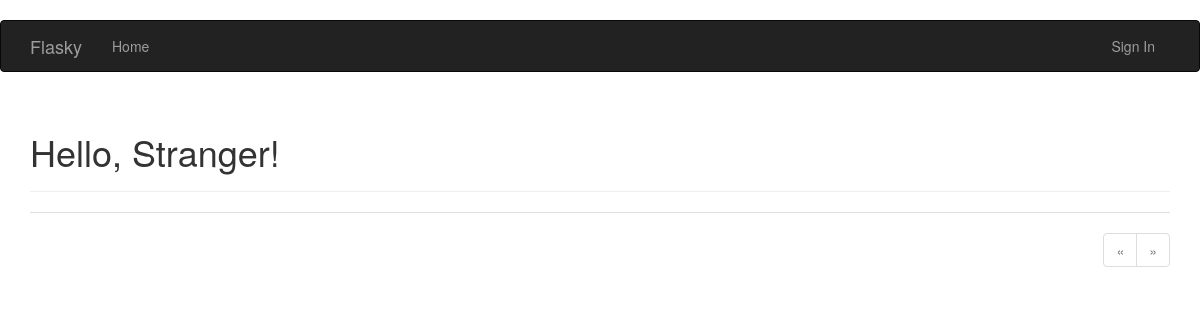
Before: / with the older database file.
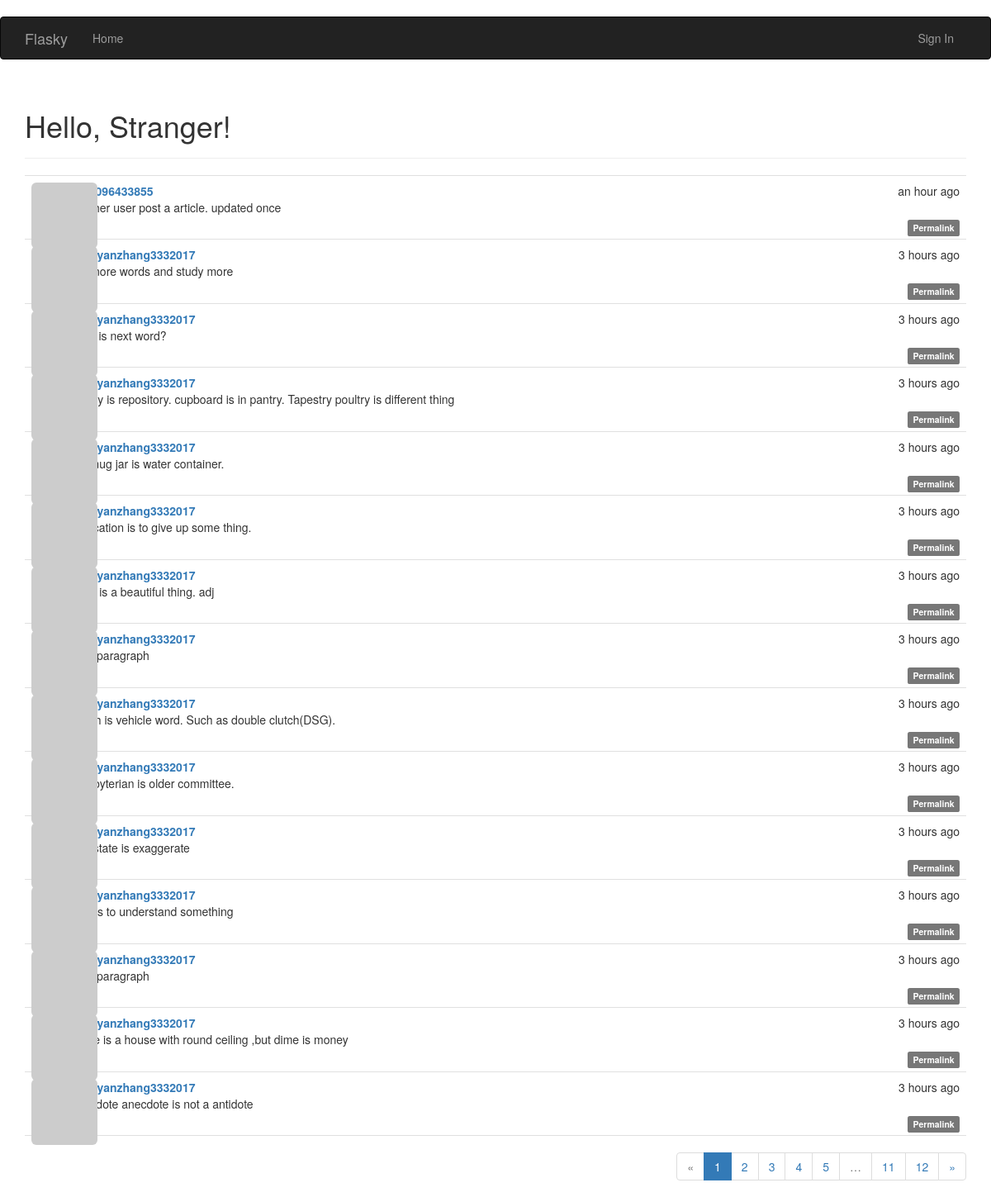
After: the same page with the newer database file.
### app/models.py (models this page shows, shortened)
class Post(db.Model):
    __tablename__='posts'
    id = db.Column(db.Integer,primary_key=True)
    body = db.Column(db.Text)
    body_html=db.Column(db.Text)
    timestamp=db.Column(db.DateTime,index=True,default=datetime.utcnow)
    author_id=db.Column(db.Integer,db.ForeignKey('users.id'))

class User(UserMixin,db.Model):
    __tablename__ = 'users'
    id = db.Column(db.Integer, primary_key=True)
    email = db.Column(db.String(64), unique=True, index=True)
    username = db.Column(db.String(64), unique=True, index=True)
    role_id = db.Column(db.Integer, db.ForeignKey('roles.id'))
    password_hash=db.Column(db.String(128))
    confirmed =db.Column(db.Boolean,default=False)
    posts=db.relationship('Post',backref='author',lazy='dynamic')
    @property
    def password(self):
        raise AttributeError ('password is not a readable attribute')
    name= db.Column(db.String(64))
    location=db.Column(db.String(64))
    about_me=db.Column(db.Text())
    member_since=db.Column(db.DateTime(),default=datetime.utcnow)
    last_seen=db.Column(db.DateTime(),default=datetime.utcnow)
    avatar_hash =db.Column(db.String(32))
    def gravatar(self,size=100,default='identicon',rating='g'):
        if request.is_secure:
            url='https://secure.gravatar.com/avatar'
        else:
            url='http://www.gravatar.com/avatar'
        hash=self.avatar_hash or hashlib.md5(self.email.encode('utf-8')).hexdigest()
        return '{url}/{hash}?s={size}&d={default}&r={rating}'.\
            format(url=url,hash=hash,size=size,default=default,rating=rating)
    '''
    def change_email(self,token):
        pass
        self.email=new_email
        self.avatar_hashself.avatar_hash=hashlib.md5(self.email.encode('utf-8')).hexdigest()
        db.session.add(self)
    '''

### app/main/views.py (the view)
@main.route('/', methods=['GET', 'POST'])
def index():
    form = PostForm()
    if current_user.can(Permission.WRITE_ARTICLES) and\
            form.validate_on_submit():
        post=Post(body=form.body.data,author=current_user._get_current_object())
        db.session.add(post)
        return redirect(url_for('.index'))
    page=request.args.get('page',1,type=int)
    pagination=Post.query.order_by(Post.timestamp.desc()).paginate(\
            page,per_page=15,error_out=False)
    posts=pagination.items
    return render_template('index.html',form=form,posts=posts,pagination=pagination)

### app/auth/views.py (called while the page is built)
@auth.before_app_request
def before_request():
    if current_user.is_authenticated:
        current_user.ping()
        if not current_user.confirmed\
                and request.endpoint[:5]!='auth.'\
                and request.endpoint !='static':
            return redirect(url_for('auth.unconfirmed'))

### app/main/__init__.py (called while the page is built)
@main.app_context_processor
def inject_permissions():
    return dict(Permission=Permission)

### app/models.py (called while the page is built)
    def can(self,permissions):
        return False

    def is_administrator(self):
        return False

### app/templates/index.html (shortened to what this page needs)
{% extends "base.html" %}
{% import "bootstrap/wtf.html" as wtf %}
{% import "_macros.html" as macros %}
{% block page_content %}
<div class="page-header">
    <h1>Hello, {% if current_user.is_authenticated %}{{ current_user.username }}{% else %}Stranger{% endif %}!</h1>
</div>
{% include '_posts.html'%}
{% if pagination %}
<div class="pagination">
    {{macros.pagination_widget(pagination,'.index')}}
</div>
{% endif %}
{% endblock %}

### app/templates/base.html (shortened to what this page needs)
﻿{% extends "bootstrap/base.html" %}
{% block head %}
{{ super() }}
<link rel="stylesheet" href="{{url_for('static',filename='styles.css')}}" type = "text/css">
{% endblock %}
{% block navbar %}
<div class="navbar navbar-inverse" role="navigation">
    <div class="container">
        <div class="navbar-header">
            <a class="navbar-brand" href="{{ url_for('main.index') }}">Flasky</a>
        </div>
        <div class="navbar-collapse collapse">
            <ul class="nav navbar-nav">
                <li>
                    <a href="{{ url_for('main.index') }}">
                        Home
                    </a>
                </li>
            </ul>
            <ul class="nav navbar-nav navbar-right">
                {% if current_user.is_authenticated %}
                <li><a href="{{url_for('auth.logout')}}">Sign Out</a></li>
                {% else %}
                <li><a href="{{url_for('auth.login')}}">Sign In</a></li>
                {% endif %}
            </ul>
        </div>
    </div>
</div>
{% endblock %}
{% block content %}
<div class="container">
    {% block page_content %}{% endblock %}
</div>
{% endblock %}

### app/templates/_macros.html
{% macro pagination_widget(pagination, endpoint) %}
<ul class="pagination">
    <li{% if not pagination.has_prev %} class="disabled"{% endif %}>
        <a href="{% if pagination.has_prev %}{{ url_for(endpoint, page=pagination.prev_num, **kwargs) }}{% else %}#{% endif %}">
            &laquo;
        </a>
    </li>
    {% for p in pagination.iter_pages() %}
        {% if p %}
            {% if p == pagination.page %}
            <li class="active">
                <a href="{{ url_for(endpoint, page = p, **kwargs) }}">{{ p }}</a>
            </li>
            {% else %}
            <li>
                <a href="{{ url_for(endpoint, page = p, **kwargs) }}">{{ p }}</a>
            </li>
            {% endif %}
        {% else %}
        <li class="disabled"><a href="#">&hellip;</a></li>
        {% endif %}
    {% endfor %}
    <li{% if not pagination.has_next %} class="disabled"{% endif %}>
        <a href="{% if pagination.has_next %}{{ url_for(endpoint, page=pagination.next_num, **kwargs) }}{% else %}#{% endif %}">
            &raquo;
        </a>
    </li>
</ul>
{% endmacro %}

### app/templates/_posts.html (shortened to what this page needs)
<ul class="posts">
    {% for post in posts %}
    <li class="post">
        <div class="post-thumbnail">
            <a href="{{ url_for('.user', username=post.author.username) }}">
                <img class="img-rounded profile-thumbnail" src="{{ post.author.gravatar(size=40) }}">
            </a>
        </div>
        <div class="post-content">
            <div class="post-date">{{ moment(post.timestamp).fromNow() }}</div>
            <div class="post-author"><a href="{{ url_for('.user', username=post.author.username) }}">{{ post.author.username }}</a></div>
            <div class="post-body">
                {% if post.body_html %}
                    {{ post.body_html | safe }}
                {% else %}
                    {{ post.body }}
                {% endif %}
            </div>
            <div class="post-footer">
                <a href="{{ url_for('.post', id=post.id) }}">
                    <span class="label label-default">Permalink</span>
                </a>
            </div>
        </div>
    </li>
    {% endfor %}
</ul>

### app/static/styles.css (style rules this page uses)
.profile-thumbnail { position: absolute; }
ul.posts { list-style-type: none; padding: 0px; margin: 16px 0px 0px 0px; border-top: 1px solid #e0e0e0; }
ul.posts li.post { padding: 8px; border-bottom: 1px solid #e0e0e0; }
div.post-date { float: right; }
div.post-author { font-weight: bold; }
div.post-thumbnail { position: absolute; }
div.post-content { margin-left: 48px; min-height: 48px; }
div.post-footer { text-align: right; }
div.pagination { width: 100%; text-align: right; padding: 0px; margin: 0px; }

Changed rows visible on the page:
added Post: timestamp "an hour ago", author.username "zyz1096433855", body_html "another user post a article. updated once"
added Post: timestamp "3 hours ago", author.username "zhaoyanzhang3332017", body_html "Try more words and study more"
added Post: timestamp "3 hours ago", author.username "zhaoyanzhang3332017", body_html "what is next word?"
added Post: timestamp "3 hours ago", author.username "zhaoyanzhang3332017", body_html "pantry is repository. cupboard is in pantry. Tapestry poultry is different thing"
added Post: timestamp "3 hours ago", author.username "zhaoyanzhang3332017", body_html "jug mug jar is water container."
added Post: timestamp "3 hours ago", author.username "zhaoyanzhang3332017", body_html "revocation is to give up some thing."
added Post: timestamp "3 hours ago", author.username "zhaoyanzhang3332017", body_html "floral is a beautiful thing. adj"
added Post: timestamp "3 hours ago", author.username "zhaoyanzhang3332017", body_html "15th paragraph"
added Post: timestamp "3 hours ago", author.username "zhaoyanzhang3332017", body_html "clutch is vehicle word. Such as double clutch(DSG)."
added Post: timestamp "3 hours ago", author.username "zhaoyanzhang3332017", body_html "presbyterian is older committee."
added Post: timestamp "3 hours ago", author.username "zhaoyanzhang3332017", body_html "overstate is exaggerate"
added Post: timestamp "3 hours ago", author.username "zhaoyanzhang3332017", body_html "twig is to understand something"
added Post: timestamp "3 hours ago", author.username "zhaoyanzhang3332017", body_html "10th paragraph"
added Post: timestamp "3 hours ago", author.username "zhaoyanzhang3332017", body_html "dome is a house with round ceiling ,but dime is money"
added Post: timestamp "3 hours ago", author.username "zhaoyanzhang3332017", body_html "anecdote anecdote is not a antidote"
Other visible differences:
new list line: "1"
new list line: "2"
new list line: "3"
new list line: "4"
new list line: "5"
new list line: "11"
new list line: "12"
